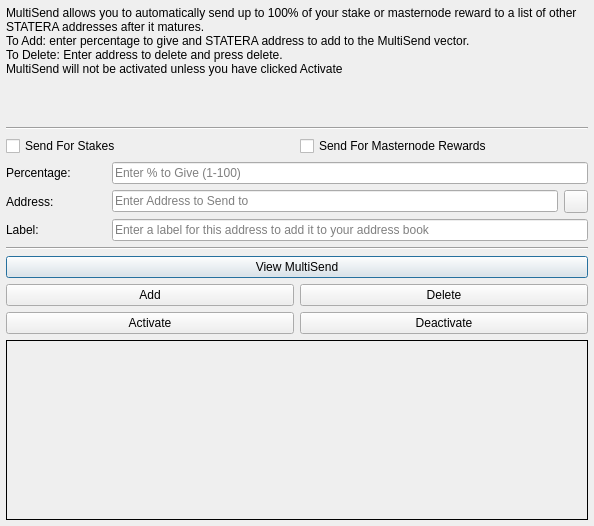
<?xml version="1.0" encoding="UTF-8"?>
<ui version="4.0">
 <class>MultiSendDialog</class>
 <widget class="QDialog" name="MultiSendDialog">
  <property name="windowModality">
   <enum>Qt::NonModal</enum>
  </property>
  <property name="geometry">
   <rect>
    <x>0</x>
    <y>0</y>
    <width>594</width>
    <height>526</height>
   </rect>
  </property>
  <property name="windowTitle">
   <string>MultiSend</string>
  </property>
  <layout class="QVBoxLayout" name="verticalLayout" stretch="0">
   <property name="leftMargin">
    <number>6</number>
   </property>
   <property name="topMargin">
    <number>6</number>
   </property>
   <property name="rightMargin">
    <number>6</number>
   </property>
   <property name="bottomMargin">
    <number>6</number>
   </property>
   <item>
    <layout class="QVBoxLayout" name="verticalLayout_Main" stretch="1,1,1,0,1,1,1">
     <item>
      <widget class="QLabel" name="label_2">
       <property name="lineWidth">
        <number>1</number>
       </property>
       <property name="text">
        <string>MultiSend allows you to automatically send up to 100% of your stake or masternode reward to a list of other STATERA addresses after it matures.
To Add: enter percentage to give and STATERA address to add to the MultiSend vector.
To Delete: Enter address to delete and press delete.
MultiSend will not be activated unless you have clicked Activate</string>
       </property>
       <property name="alignment">
        <set>Qt::AlignLeading|Qt::AlignLeft|Qt::AlignTop</set>
       </property>
       <property name="wordWrap">
        <bool>true</bool>
       </property>
      </widget>
     </item>
     <item>
      <widget class="Line" name="line">
       <property name="minimumSize">
        <size>
         <width>0</width>
         <height>1</height>
        </size>
       </property>
       <property name="mstateraumSize">
        <size>
         <width>16777215</width>
         <height>1</height>
        </size>
       </property>
       <property name="orientation">
        <enum>Qt::Horizontal</enum>
       </property>
      </widget>
     </item>
     <item>
      <layout class="QVBoxLayout" name="verticalLayout_Settings">
       <item>
        <layout class="QHBoxLayout" name="horizontalLayout">
         <item>
          <widget class="QCheckBox" name="multiSendStakeCheckBox">
           <property name="text">
            <string>Send For Stakes</string>
           </property>
          </widget>
         </item>
         <item>
          <widget class="QCheckBox" name="multiSendMasternodeCheckBox">
           <property name="text">
            <string>Send For Masternode Rewards</string>
           </property>
          </widget>
         </item>
        </layout>
       </item>
       <item>
        <layout class="QHBoxLayout" name="horizontalLayout_6">
         <item>
          <widget class="QLabel" name="label">
           <property name="minimumSize">
            <size>
             <width>100</width>
             <height>0</height>
            </size>
           </property>
           <property name="toolTip">
            <string>Percentage of stake to send</string>
           </property>
           <property name="text">
            <string>Percentage:</string>
           </property>
          </widget>
         </item>
         <item>
          <widget class="QLineEdit" name="multiSendPercentEdit">
           <property name="toolTip">
            <string>Enter whole numbers 1 - 100</string>
           </property>
           <property name="placeholderText">
            <string>Enter % to Give (1-100)</string>
           </property>
          </widget>
         </item>
        </layout>
       </item>
       <item>
        <layout class="QHBoxLayout" name="horizontalLayout_7">
         <item>
          <widget class="QLabel" name="label_5">
           <property name="minimumSize">
            <size>
             <width>100</width>
             <height>0</height>
            </size>
           </property>
           <property name="toolTip">
            <string>Address to send portion of stake to</string>
           </property>
           <property name="text">
            <string>Address:</string>
           </property>
          </widget>
         </item>
         <item>
          <widget class="QLineEdit" name="multiSendAddressEdit">
           <property name="toolTip">
            <string/>
           </property>
           <property name="placeholderText">
            <string>Enter Address to Send to</string>
           </property>
          </widget>
         </item>
         <item>
          <widget class="QToolButton" name="addressBookButton">
           <property name="mstateraumSize">
            <size>
             <width>16777215</width>
             <height>32</height>
            </size>
           </property>
           <property name="toolTip">
            <string>Choose an address from the address book</string>
           </property>
           <property name="text">
            <string/>
           </property>
           <property name="icon">
            <iconset resource="../statera.qrc">
             <normaloff>:/icons/address-book</normaloff>:/icons/address-book</iconset>
           </property>
           <property name="shortcut">
            <string>Alt+A</string>
           </property>
          </widget>
         </item>
        </layout>
       </item>
      </layout>
     </item>
     <item>
      <layout class="QHBoxLayout" name="horizontalLayout_3">
       <item>
        <widget class="QLabel" name="label_3">
         <property name="minimumSize">
          <size>
           <width>100</width>
           <height>0</height>
          </size>
         </property>
         <property name="text">
          <string>Label:</string>
         </property>
        </widget>
       </item>
       <item>
        <widget class="QLineEdit" name="labelAddressLabelEdit">
         <property name="placeholderText">
          <string>Enter a label for this address to add it to your address book</string>
         </property>
        </widget>
       </item>
      </layout>
     </item>
     <item>
      <widget class="Line" name="line_2">
       <property name="minimumSize">
        <size>
         <width>0</width>
         <height>1</height>
        </size>
       </property>
       <property name="mstateraumSize">
        <size>
         <width>16777215</width>
         <height>1</height>
        </size>
       </property>
       <property name="orientation">
        <enum>Qt::Horizontal</enum>
       </property>
      </widget>
     </item>
     <item>
      <layout class="QVBoxLayout" name="verticalLayout_Buttons">
       <item>
        <layout class="QHBoxLayout" name="horizontalLayout_4">
         <item>
          <widget class="QPushButton" name="viewButton">
           <property name="toolTip">
            <string/>
           </property>
           <property name="statusTip">
            <string>View MultiSend Vector</string>
           </property>
           <property name="text">
            <string>View MultiSend</string>
           </property>
          </widget>
         </item>
        </layout>
       </item>
       <item>
        <layout class="QHBoxLayout" name="horizontalLayout_2">
         <item>
          <widget class="QPushButton" name="addButton">
           <property name="toolTip">
            <string/>
           </property>
           <property name="statusTip">
            <string>Add to MultiSend Vector</string>
           </property>
           <property name="text">
            <string>Add</string>
           </property>
          </widget>
         </item>
         <item>
          <widget class="QPushButton" name="deleteButton">
           <property name="toolTip">
            <string/>
           </property>
           <property name="statusTip">
            <string>Delete Address From MultiSend Vector</string>
           </property>
           <property name="text">
            <string>Delete</string>
           </property>
          </widget>
         </item>
        </layout>
       </item>
       <item>
        <layout class="QHBoxLayout" name="horizontalLayout_5">
         <item>
          <widget class="QPushButton" name="activateButton">
           <property name="statusTip">
            <string>Activate MultiSend</string>
           </property>
           <property name="text">
            <string>Activate</string>
           </property>
          </widget>
         </item>
         <item>
          <widget class="QPushButton" name="disableButton">
           <property name="statusTip">
            <string>Deactivate MultiSend</string>
           </property>
           <property name="text">
            <string>Deactivate</string>
           </property>
          </widget>
         </item>
        </layout>
       </item>
      </layout>
     </item>
     <item>
      <widget class="QLabel" name="message">
       <property name="minimumSize">
        <size>
         <width>0</width>
         <height>180</height>
        </size>
       </property>
       <property name="frameShape">
        <enum>QFrame::Panel</enum>
       </property>
       <property name="frameShadow">
        <enum>QFrame::Plain</enum>
       </property>
       <property name="lineWidth">
        <number>1</number>
       </property>
       <property name="midLineWidth">
        <number>1</number>
       </property>
       <property name="text">
        <string/>
       </property>
       <property name="alignment">
        <set>Qt::AlignLeading|Qt::AlignLeft|Qt::AlignTop</set>
       </property>
       <property name="wordWrap">
        <bool>true</bool>
       </property>
      </widget>
     </item>
    </layout>
   </item>
  </layout>
 </widget>
 <resources>
  <include location="../statera.qrc"/>
 </resources>
 <connections/>
</ui>
